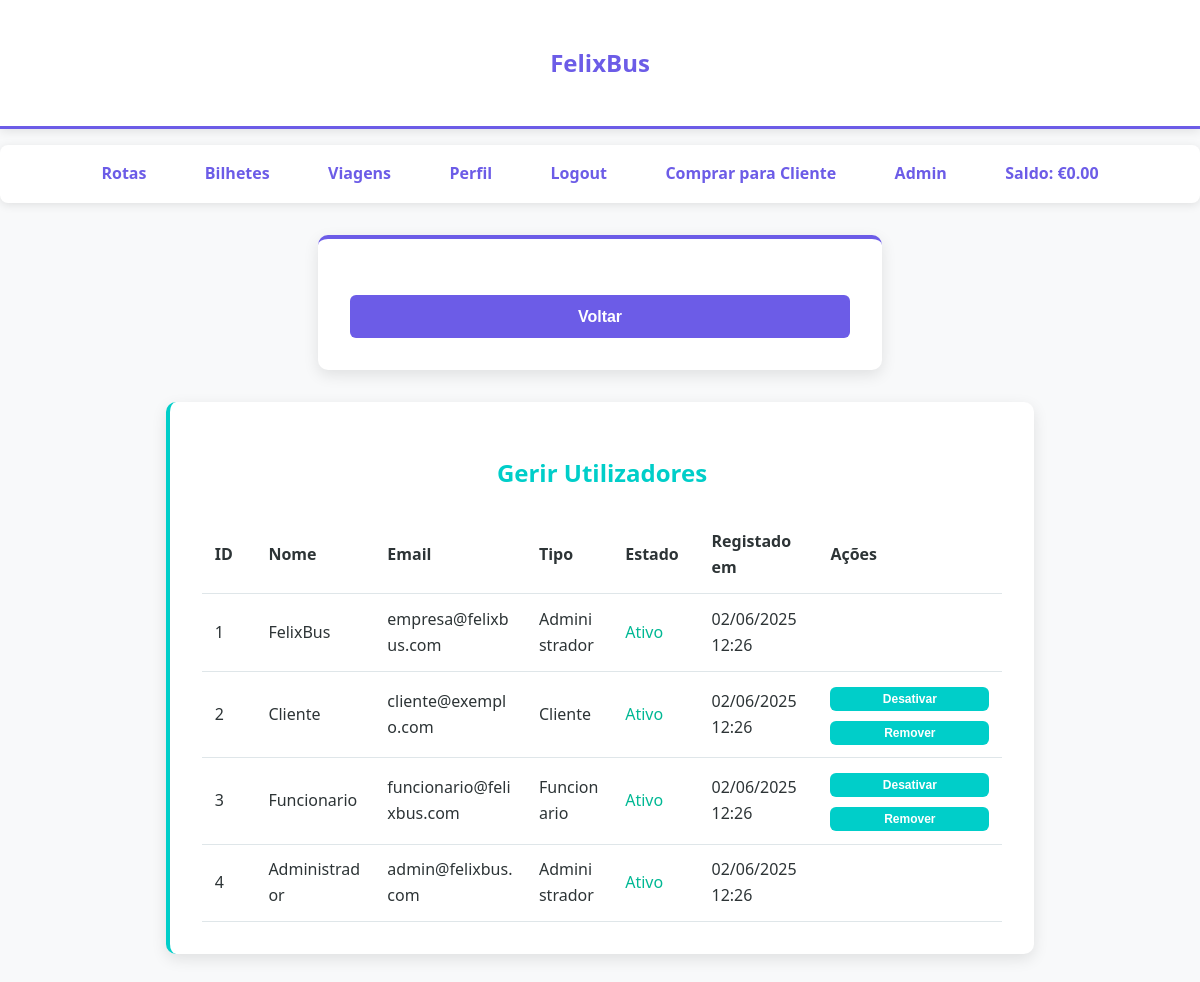
/paginas/gerir_utilizadores.php (signed in), run on the app's committed database.
### tables this page shows
CREATE TABLE utilizador (
	id_utilizador INT AUTO_INCREMENT PRIMARY KEY,
	nome VARCHAR(100) NOT NULL,
	data_nascimento DATE,
	email VARCHAR(100) UNIQUE NOT NULL,
	password VARCHAR(255) NOT NULL,
	telefone VARCHAR(20),
	tipo_utilizador ENUM('cliente', 'funcionario', 'administrador') NOT NULL,
	estado ENUM ('ativo', 'inativo', 'pendente') DEFAULT 'pendente' NOT NULL,
	data_registo DATETIME DEFAULT CURRENT_TIMESTAMP,
	ultima_atualiazacao DATETIME DEFAULT CURRENT_TIMESTAMP ON UPDATE CURRENT_TIMESTAMP
);

### paginas/config.php (called while the page is built, shortened)
<?php
$db_host = 'localhost';
$db_user = 'root';
$db_pass = '';
$db_name = 'felixbus_db';
$conn = new mysqli($db_host, $db_user, $db_pass, $db_name);
$isLoggedIn = isset($_SESSION['user_id']);
$saldo=0.00;
$user_type = null;
if ($isLoggedIn) {
	$user_id = $_SESSION['user_id'];
	$user_type = $_SESSION['user_type'] ?? null;
	$saldo_query = "SELECT saldo FROM carteira WHERE id_utilizador = $user_id";
	$result = $conn->query($saldo_query);
	if($result && $result->num_rows > 0){
		$saldo = $result->fetch_assoc()['saldo'];
	}
}
function conceberMenuItems($isLoggedIn, $user_type, $saldo){
	$items = [
        'rotas' => ['text' => 'Rotas', 'link' => 'rotas.php'],
        'bilhetes' => ['text' => 'Bilhetes', 'link' => 'bilhetes.php'],
        'viagens' => ['text' => 'Viagens', 'link' => 'viagens.php']
    ];
    if (!$isLoggedIn) {
        $items['login'] = ['text' => 'Login', 'link' => 'login.php'];
        $items['registo'] = ['text' => 'Registar', 'link' => 'registo.php'];
    } else {
        $items['perfil'] = ['text' => 'Perfil', 'link' => 'perfil.php'];
        $items['logout'] = ['text' => 'Logout', 'link' => 'logout.php'];
        if ($user_type == 'funcionario' || $user_type == 'administrador') {
            $items['comprar_cliente'] = ['text' => 'Comprar para Cliente', 'link' => 'comprar_cliente.php'];
        }
        if ($user_type == 'administrador') {
            $items['admin'] = ['text' => 'Admin', 'link' => 'menu_admin.php'];
        }
        if($user_type == 'cliente' || $user_type == 'funcionario' || $user_type == 'administrador') {
            $items['saldo'] = [
                'text' => 'Saldo: €' . number_format($saldo, 2),
                'link' => 'carteira.php',
                'class' => 'saldo-menu'
            ];
        }
    }
    return $items;
}
$menuItems = conceberMenuItems($isLoggedIn, $user_type, $saldo);
?>

### paginas/gerir_utilizadores.php (the view, shortened to what this page needs)
<?php
require_once 'config.php';
$sql = "SELECT id_utilizador, nome, email, tipo_utilizador, estado,
        DATE_FORMAT(data_registo, '%d/%m/%Y %H:%i') as data_registo_formatada
        FROM utilizador
        ORDER BY data_registo DESC";
$result = $conn->query($sql);
?>
<!DOCTYPE html>
<html>
<head>
    <link rel="stylesheet" href="style.css">
</head>
<body>
	<div class="cabecalho">
		<h2><a href="index.php">FelixBus</a></h2>
	</div>
	<div class="menu">
		<ul>
			<?php foreach($menuItems as $item): ?>
				<?php if($item['text'] == 'Saldo' && $isLoggedIn): ?>
					<li class="saldo-menu">
						<a href="carteira.php">
								Saldo: €<?php echo number_format($saldo, 2); ?>
						</a>
					</li>
				<?php else: ?>
					<li><a href="<?php echo $item['link']; ?>"><?php echo $item['text']; ?></a></li>
				<?php endif; ?>
			<?php endforeach; ?>
		</ul>
	</div>
	<div class="formulario">
        <form action="menu_admin.php" method="get">
			<button type="submit" class="btn-submit">Voltar</button>
		</form>
    </div>
    <div class="dados">
        <h2>Gerir Utilizadores</h2>
        <div class="tabela-container">
			<table class="tabela-utilizadores">
    <thead>
        <tr>
            <th>ID</th>
            <th>Nome</th>
            <th>Email</th>
            <th>Tipo</th>
            <th>Estado</th>
            <th>Registado em</th>
            <th>Ações</th>
        </tr>
    </thead>
    <tbody>
        <?php while($user = $result->fetch_assoc()): ?>
        <tr>
            <td><?= $user['id_utilizador'] ?></td>
            <td><?= htmlspecialchars($user['nome']) ?></td>
            <td><?= htmlspecialchars($user['email']) ?></td>
            <td><?= ucfirst($user['tipo_utilizador']) ?></td>
            <td class="estado-<?= $user['estado'] ?>">
                <?= ucfirst($user['estado']) ?>
            </td>
            <td><?= $user['data_registo_formatada'] ?></td>
            <td>
                <div class="acoes-utilizador">
                    <?php if($user['estado'] != 'inativo' && $user['tipo_utilizador'] != 'administrador'): ?>
                        <form method="POST">
                            <button type="submit" class="btn-pequeno btn-alerta">Desativar</button>
                        </form>
                    <?php endif; ?>
                    <?php if($user['tipo_utilizador'] != 'administrador'): ?>
                        <form method="POST" onsubmit="return confirm('Tem certeza que deseja remover este utilizador?');">
                            <button type="submit" class="btn-pequeno btn-perigo">Remover</button>
                        </form>
                    <?php endif; ?>
                </div>
            </td>
        </tr>
        <?php endwhile; ?>
    </tbody>
</table>
		</div>
    </div>
</body>
</html>

### paginas/style.css (style rules this page uses)
:root { --cor-fundo: #f8f9fa; --cor-branco: #ffffff; --cor-texto: #2d3436; --cor-texto-secundario: #636e72; --cor-primaria: #6c5ce7; --cor-secundaria: #00cec9; --cor-terciaria: #fd79a8; --cor-destaque: #fdcb6e; --cor-sucesso: #00b894; --cor-alerta: #e17055; --cor-info: #0984e3; }
body { font-family: 'Segoe UI', Tahoma, Geneva, Verdana, sans-serif; background-color: var(--cor-fundo); color: var(--cor-texto); line-height: 1.6; margin: 0; padding: 0; }
.cabecalho { background-color: var(--cor-branco); color: var(--cor-primaria); padding: 1.5rem; text-align: center; box-shadow: 0 2px 10px rgba(0, 0, 0, 0.1); border-bottom: 3px solid var(--cor-primaria); }
.cabecalho a { text-decoration: none; color: inherit; transition: all 0.3s ease; }
.cabecalho h2 a { color: var(--cor-primaria); font-weight: 700; }
.menu { background-color: var(--cor-branco); padding: 1rem; margin: 1rem auto; max-width: 1200px; border-radius: 8px; box-shadow: 0 2px 10px rgba(0, 0, 0, 0.1); }
.menu ul { list-style-type: none; padding: 0; margin: 0; display: flex; justify-content: center; flex-wrap: wrap; gap: 1rem; }
.menu ul li a { text-decoration: none; color: var(--cor-primaria); font-weight: 600; padding: 0.5rem 1.2rem; border-radius: 20px; transition: all 0.3s ease; border: 2px solid transparent; }
.formulario { background-color: var(--cor-branco); border-radius: 10px; padding: 2rem; margin: 2rem auto; max-width: 500px; box-shadow: 0 5px 15px rgba(0, 0, 0, 0.1); border-top: 4px solid var(--cor-primaria); }
.formulario button[type="submit"], .formulario .btn-submit { width: 100%; padding: 0.8rem; background-color: var(--cor-primaria); color: white; border: none; border-radius: 6px; font-weight: 600; cursor: pointer; transition: all 0.3s ease; margin-top: 1.5rem; font-size: 1rem; }
.dados { background-color: var(--cor-branco); border-radius: 10px; padding: 2rem; margin: 2rem auto; max-width: 800px; box-shadow: 0 5px 15px rgba(0, 0, 0, 0.1); border-left: 4px solid var(--cor-secundaria); }
.dados h2 { color: var(--cor-secundaria); margin-bottom: 1.5rem; text-align: center; }
button[type="submit"], .btn-comprar { background-color: var(--cor-secundaria); color: white; padding: 0.8rem 1.5rem; border: none; border-radius: 6px; font-weight: 600; cursor: pointer; transition: all 0.3s ease; }
.btn-pequeno { padding: 0.3rem 0.6rem; font-size: 0.8rem; border-radius: 4px; border: none; cursor: pointer; transition: all 0.2s; }
.btn-alerta { background-color: var(--cor-alerta); color: white; }
.btn-perigo { background-color: #d63031; color: white; }
.tabela-utilizadores { width: 100%; min-width: 800px; border-collapse: collapse; background-color: var(--cor-branco); table-layout: fixed; }
.tabela-utilizadores th, .tabela-utilizadores td { padding: 0.8rem; text-align: left; border-bottom: 1px solid #dfe6e9; word-wrap: break-word; }
.tabela-utilizadores th:nth-child(1), .tabela-utilizadores td:nth-child(1) { width: 5%; }
.tabela-utilizadores th:nth-child(2), .tabela-utilizadores td:nth-child(2) { width: 15%; }
.tabela-utilizadores th:nth-child(3), .tabela-utilizadores td:nth-child(3) { width: 20%; }
.tabela-utilizadores th:nth-child(4), .tabela-utilizadores td:nth-child(4) { width: 10%; }
.tabela-utilizadores th:nth-child(5), .tabela-utilizadores td:nth-child(5) { width: 10%; }
.tabela-utilizadores th:nth-child(6), .tabela-utilizadores td:nth-child(6) { width: 15%; }
.tabela-utilizadores th:nth-child(7), .tabela-utilizadores td:nth-child(7) { width: 25%; }
.acoes-utilizador { display: flex; gap: 0.3rem; flex-wrap: wrap; }
.acoes-utilizador form { margin: 0; flex: 1; min-width: 80px; }
.acoes-utilizador .btn-pequeno { width: 100%; padding: 0.3rem; font-size: 0.75rem; white-space: nowrap; }

### paginas/gerir_utilizadores.php (style rules this page uses)
.estado-ativo { color: var(--cor-sucesso); }
.acoes-utilizador { display: flex; gap: 0.5rem; }
.acoes-utilizador form { margin: 0; }

### data on the page
utilizador: id_utilizador "1", nome "FelixBus", email "empresa@felixbus.com", tipo_utilizador "Administrador", estado "Ativo", data_registo_formatada "02/06/2025 12:26"
utilizador: id_utilizador "2", nome "Cliente", email "cliente@exemplo.com", tipo_utilizador "Cliente", estado "Ativo", data_registo_formatada "02/06/2025 12:26"
utilizador: id_utilizador "3", nome "Funcionario", email "funcionario@felixbus.com", tipo_utilizador "Funcionario", estado "Ativo", data_registo_formatada "02/06/2025 12:26"
utilizador: id_utilizador "4", nome "Administrador", email "admin@felixbus.com", tipo_utilizador "Administrador", estado "Ativo", data_registo_formatada "02/06/2025 12:26"

### other printed values
$item['text'] "Rotas"
$item['text'] "Bilhetes"
$item['text'] "Viagens"
$item['text'] "Perfil"
$item['text'] "Logout"
$item['text'] "Comprar para Cliente"
$item['text'] "Admin"
$item['text'] "Saldo: €0.00"
